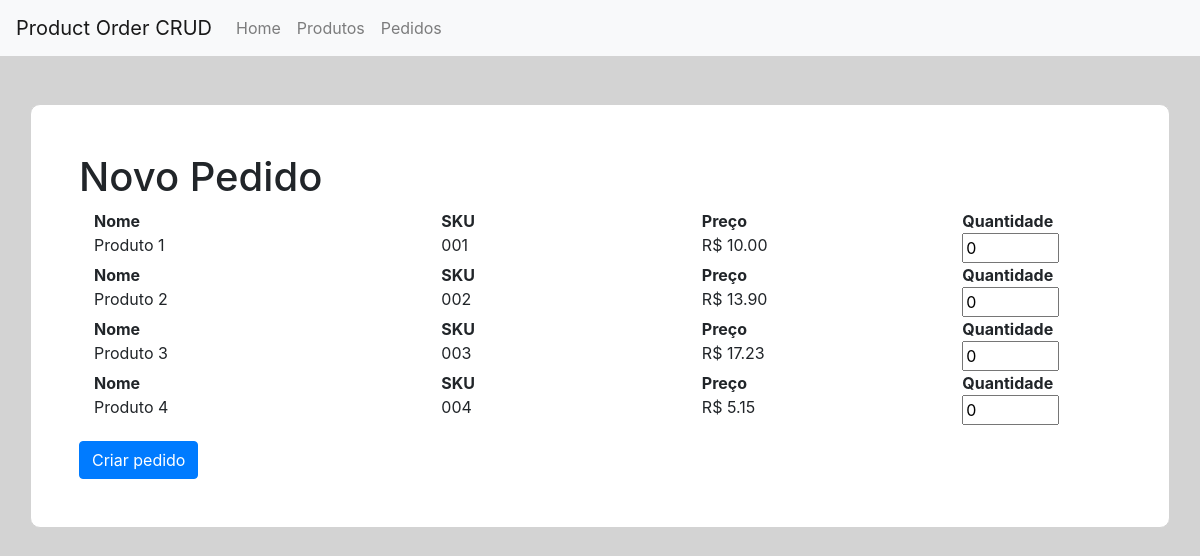
The page / on the database its author committed.
### tables this page shows
CREATE TABLE `product` (
  `id` int(11) NOT NULL,
  `sku` varchar(45) NOT NULL,
  `nome` varchar(90) NOT NULL,
  `descricao` longtext DEFAULT NULL,
  `preco` decimal(10,2) NOT NULL,
  `status` varchar(45) NOT NULL DEFAULT '1'
);

### application/controllers/Welcome.php (called while the page is built, shortened)
<?php
class Welcome extends CI_Controller {
    public function __construct()
    {
        $this->load->model('product_model','product');
    }
	public function index()
	{
        $data = array();
        $data['products'] = $this->product->getProducts();
        $this->load->view('welcome_message', $data);
	}
}

### index.php (called while the page is built, shortened)
<?php
require_once BASEPATH.'core/CodeIgniter.php';

### application/models/Product_model.php (called while the page is built, shortened)
<?php
class Product_model extends CI_Model {
    public function getProducts(){
        $this->db->order_by('id');
        $this->db->where('status', 1);
        $query = $this->db->get('product');
        return $query->result();
    }
}

### application/views/welcome_message.php (the view, shortened to what this page needs)
?><!DOCTYPE html>
<html lang="pt-BR">
<body>
<div class="container container-person mt-5 p-5">
    <?php
    $action_form = '/order/save/';
    if(isset($order) && $order){
        foreach ($order as $pedido);
        $action_form = $action_form.$pedido->id ?>
        <h1>Editar Pedido: <?= $pedido->id ?></h1>
    <?php } else { ?>
        <h1>Novo Pedido</h1>
    <?php }
    if($products) { ?>
    <form id="form_make_order" method="post" action="<?=site_url($action_form)?>">
        <?php foreach ($products as $product) { ?>
            <div class="container">
                <div class="row">
                    <div class="col-sm-4 col-xs-4"><b>Nome</b></div>
                    <div class="col-sm-3 col-xs-3"><b>SKU</b></div>
                    <div class="col-sm-3 col-xs-3"><b>Preço</b></div>
                    <div class="col-sm-2 col-xs-2"><b>Quantidade</b></div>
                </div>
                <div class="row">
                    <div class="col-sm-4 col-xs-4"><?= $product->nome ?></div>
                    <div class="col-sm-3 col-xs-3"><?= $product->sku ?></div>
                    <div class="col-sm-3 col-xs-3">R$ <?= $product->preco ?></div>
                    <div class="col-sm-2 col-xs-2"><input type="number" id="product[<?=$product->id?>]" name="product[<?=$product->id?>]" step="1" min="0" max="100"
                                                          onkeypress='return event.charCode >= 48 && event.charCode <= 57' value="0"></div>
                </div>
            </div>
        <?php } ?>
        <div class="mt-3">
            <button class="btn btn-primary" type="submit">Criar pedido</button>
        </div>
        <?php } else { ?>
            <div class="col-sm-12 col-xs-12">Não há produtos</div>
        <?php } ?>
</div>
</body>
</html>

### assets/css/custom.css (style rules this page uses)
body { background-color: lightgray; }
.container-person { background-color: white; border-radius: 10px; border: 1px solid lightgray; padding: 5px 5px; margin-top: 5px; }

### rows shown on the page
product: nome "Produto 1", sku "001", preco "10.00"
product: nome "Produto 2", sku "002", preco "13.90"
product: nome "Produto 3", sku "003", preco "17.23"
product: nome "Produto 4", sku "004", preco "5.15"
